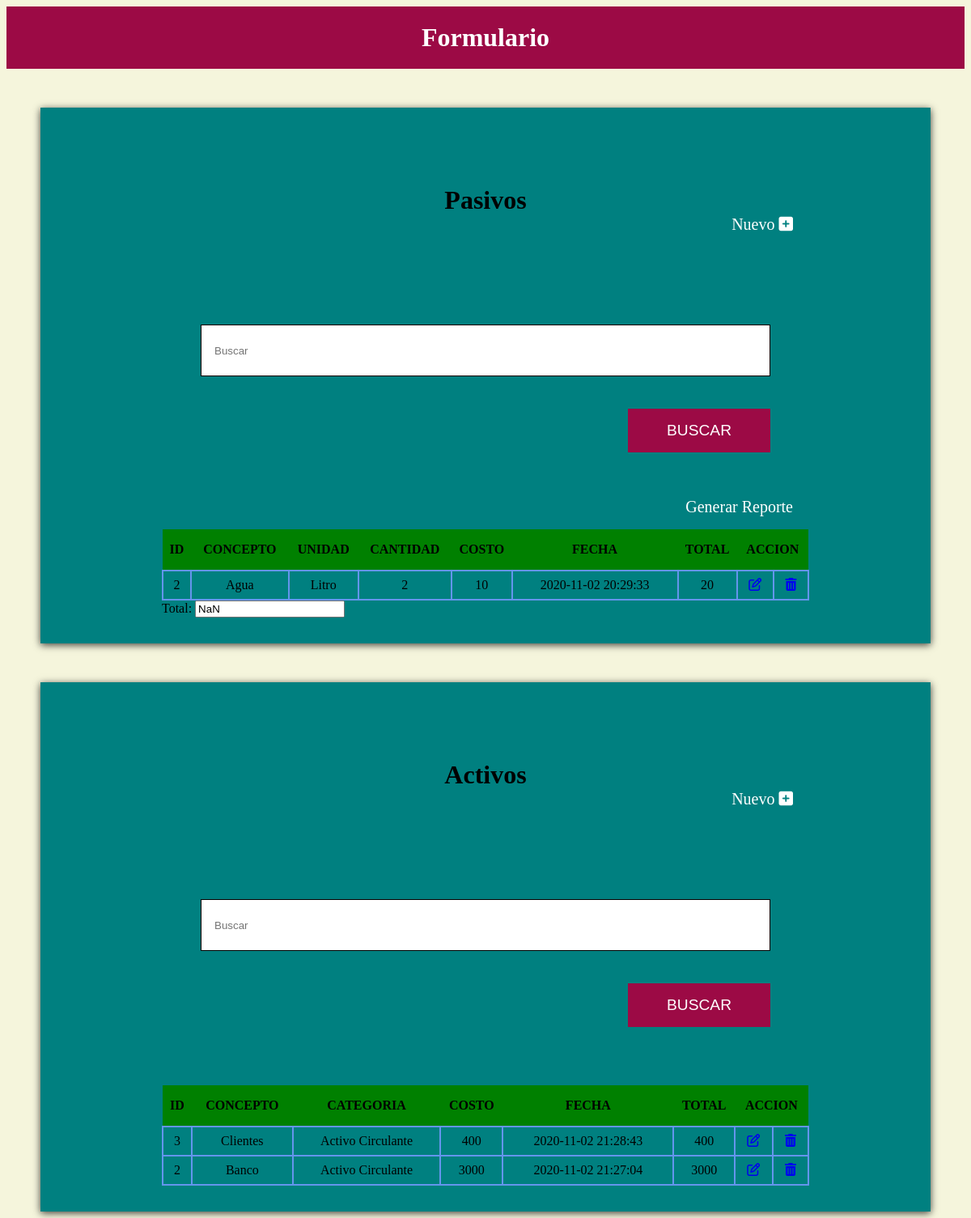
Before: / with the older database file.
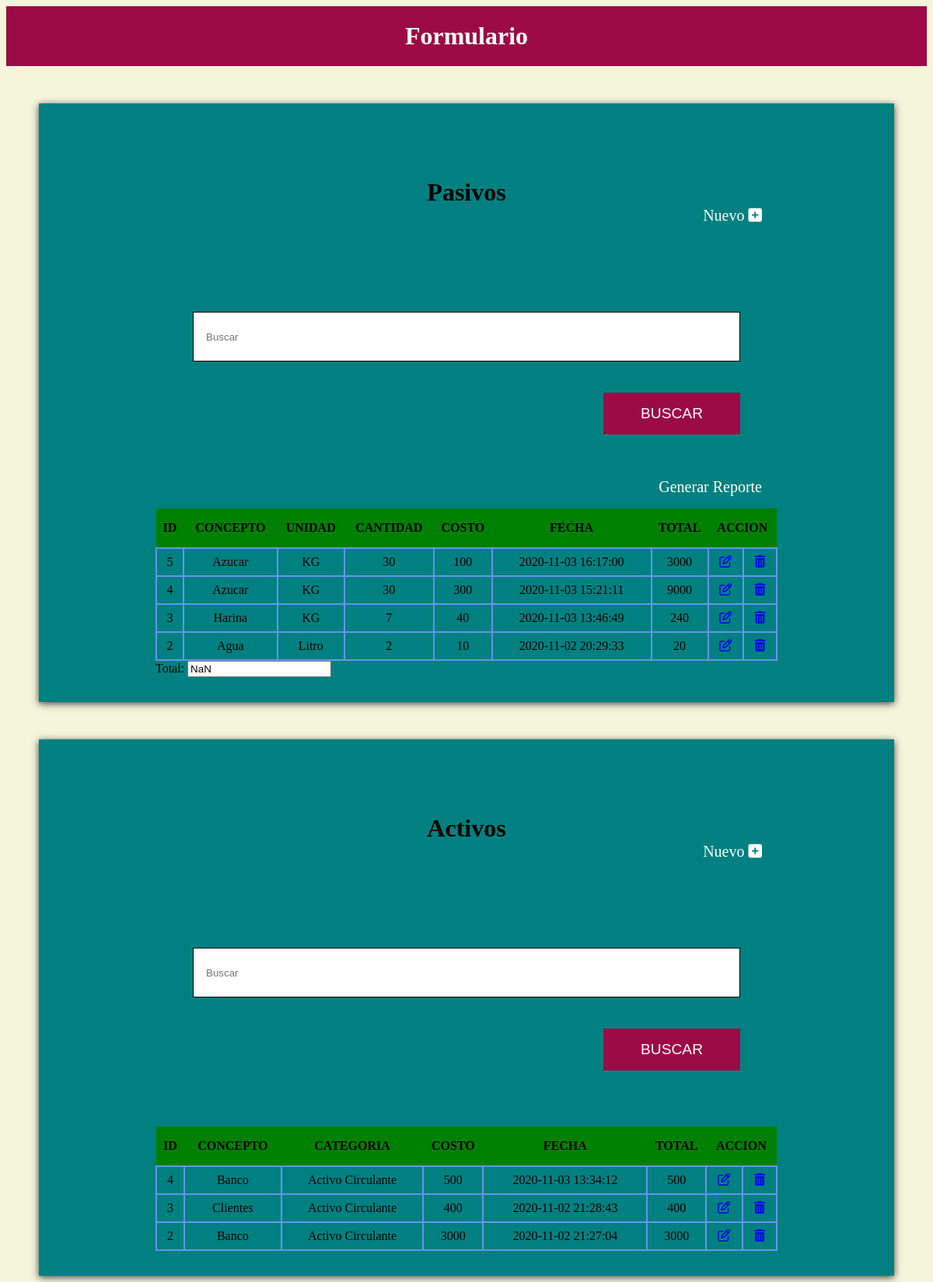
After: the same page with the newer database file.
### tables this page shows
CREATE TABLE `costos` (
  `id` int(11) NOT NULL,
  `concepto` varchar(45) NOT NULL,
  `opciones` varchar(45) NOT NULL,
  `cantidad` float NOT NULL,
  `costo` float NOT NULL,
  `fecha` timestamp NOT NULL DEFAULT current_timestamp() ON UPDATE current_timestamp(),
  `total` float NOT NULL
);

CREATE TABLE `activo` (
  `id` int(11) NOT NULL,
  `concepto` varchar(45) NOT NULL,
  `categoria` varchar(45) NOT NULL,
  `costo` float NOT NULL,
  `fecha` timestamp NOT NULL DEFAULT current_timestamp() ON UPDATE current_timestamp(),
  `total` float NOT NULL
);

### index.php (the view, shortened to what this page needs)
<?php
    include_once 'conexion.php';
    $sentencia_select=$conn->prepare('SELECT * FROM costos ORDER BY id DESC');
    $sentencia_select->execute();
    $resultado=$sentencia_select->fetchAll();
    $sentencia_select=$conn->prepare('SELECT * FROM activo ORDER BY id DESC');
    $sentencia_select->execute();
    $resultadoA=$sentencia_select->fetchAll();
?>
<!DOCTYPE html>
<html lang="en">
<head>
    <link rel="stylesheet" href="css/estilos.css">
</head>
<body>
 <div class="contenedor-barra">
        <h1>Formulario</h1>
    </div>
    <div class="bg-azul contenedor sombra datos">
        <div class="contenedor-datos">
            <h2>Pasivos</h2>
            <div class="navs">
                            <nav class="navegacion">
                             <a href="insert.php">Nuevo <i class="fas fa-plus-square"></i></a>
                        </nav>
                        </div>
                <form action="" method="POST">
                        <input class="buscador"type="text" placeholder="Buscar" id="concepto"
                            name="buscar"  required="required"
                        >
                        <div class="campo enviar">
                        <input type="submit" value="Buscar" name="btn_buscar">
                        </div>
                </form>
            <div class="contenedor-tabla">
                <table id="listado-costos" class="listado-costos">
                        <thead>
                            <tr>
                                <th>Id</th>
                                <th>Concepto</th>
                                <th>Unidad</th>
                                <th>Cantidad</th>
                                <th>Costo</th>
                                <th>Fecha</th>
                                <th>Total</th>
                                <th colspan="2">Accion</th>
                            </tr>
                        </thead>
                        <tbody>
                            <?php foreach($resultado as $fila):?>
                                <tr>
                                <td><?php echo $fila['id'];?></td>
                                <td><?php echo $fila['concepto'];?></td>
                                <td><?php echo $fila['opciones'];?></td>
                                <td><?php echo $fila['cantidad'];?></td>
                                <td><?php echo $fila['costo'];?></td>
                                <td><?php echo $fila['fecha'];?></td>
                                <td class="total_p"><?php echo $fila['total'];?></td>
                                <td><a href="update.php?id=<?php echo $fila['id'];?>"><i class="far fa-edit"></i></a></td>
                                <td><a href="borrar.php?id=<?php echo $fila['id'];?>"><i class="fas fa-trash-alt"></i></a></td>
                                </tr>
                            <?php endforeach ?>
                        </tbody>
                        <div class="navs">
                            <nav class="navegacion">
                             <a href="reporte.php" target="_blank">Generar Reporte</a>
                        </nav>
                </table>
                <div class="totales">
                              <label for="T">Total:</label>
                               <input type="text" id="Totales">
                            </div>
            </div>
        </div>
    </div>
    <div class="bg-azul contenedor sombra datos">
        <div class="contenedor-datos">
            <h2>Activos</h2>
            <div class="navs">
                            <nav class="navegacion">
                             <a href="insert.php">Nuevo <i class="fas fa-plus-square"></i></a>
                        </nav>
                        </div>
            <form action="" method="POST">
                <input class="buscador"type="text" placeholder="Buscar" id="concepto"
                name="buscarA"  required="required">
                <div class="campo enviar">
                <input type="submit" value="Buscar" name="btn_buscarA">
                 </div>
            </form>
            <div class="contenedor-tabla">
                <table id="listado-costos" class="listado-costos">
                        <thead>
                            <tr>
                                <th>Id</th>
                                <th>Concepto</th>
                                <th>Categoria</th>
                                <th>Costo</th>
                                <th>Fecha</th>
                                <th>Total</th>
                                <th colspan="2">Accion</th>
                            </tr>
                        </thead>
                        <tbody>
                            <?php foreach($resultadoA as $fila):?>
                                <tr>
                                <td><?php echo $fila['id'];?></td>
                                <td><?php echo $fila['concepto'];?></td>
                                <td><?php echo $fila['categoria'];?></td>
                                <td><?php echo $fila['costo'];?></td>
                                <td><?php echo $fila['fecha'];?></td>
                                <td class="total_a"><?php echo $fila['total'];?></td>
                                <td><a href="update.php?id=<?php echo $fila['id'];?>"><i class="far fa-edit"></i></a></td>
                                <td><a href="borrar.php?id=<?php echo $fila['id'];?>"><i class="fas fa-trash-alt"></i></a></td>
                                </tr>
                            <?php endforeach ?>
                        </tbody>
                </table>
            </div>
        </div>
</body>
</html>

### css/estilos.css (style rules this page uses)
html { box-sizing: border-box; }
*, *:before, *:after { box-sizing: inherit; }
body { background-color: beige; }
.navs { display: flex; justify-content: flex-end; }
.contenedor { max-width: 1100px; margin: 0 auto; }
.bg-azul { background-color: teal; }
.sombra { -webkit-box-shadow: 0px 2px 9px 0px rgba(0,0,0,0.75); -moz-box-shadow: 0px 2px 9px 0px rgba(0,0,0,0.75); box-shadow: 0px 2px 9px 0px rgba(0,0,0,0.75); }
h1, h2 { text-align: center; margin: 0; }
.contenedor-barra { background-color: rgb(156, 10, 69); }
h1 { padding: 20px; color: white; }
h2 { font-size: 2rem; }
form { padding: 3rem; margin-top: 2rem; }
.campo { flex: 0 0 calc(33.3% -1rem); padding: .5rem 0; }
.enviar { display: flex; justify-content: flex-end; }
.campo input[type="submit"] { background-color: rgb(156, 10, 69); border: none; color: white; padding: 1rem 3rem; text-transform: uppercase; font-size: 1.2rem; }
.datos { padding: 2rem; margin-top: 3rem; }
.contenedor-datos { max-width: 800px; margin: 4rem auto 0 auto; }
.buscador { width: 100%; height: 4rem; padding: 1rem; border: 1px solid; margin: 2rem 0; }
.listado-costos { width: 100%; margin-top: 1rem; border-collapse: collapse; }
.listado-costos thead { background-color:green; text-transform: uppercase; }
.listado-costos thead th { padding: 1rem 0; }
.listado-costos tbody td { padding: .5rem; text-align: center; border: 2px cornflowerblue solid; }
.navegacion a { color: white; text-decoration: none; font-size: 20px; margin-right: 20px; }
.buscador { width: 100%; height: 4rem; padding: 1rem; }

Changed rows visible on the page:
added costos: id "5", concepto "Azucar", opciones "KG", cantidad "30", costo "100", fecha "2020-11-03 16:17:00", total "3000"
added costos: id "4", concepto "Azucar", opciones "KG", cantidad "30", costo "300", fecha "2020-11-03 15:21:11", total "9000"
added costos: id "3", concepto "Harina", opciones "KG", cantidad "7", costo "40", fecha "2020-11-03 13:46:49", total "240"
added activo: id "4", concepto "Banco", categoria "Activo Circulante", costo "500", fecha "2020-11-03 13:34:12", total "500"
